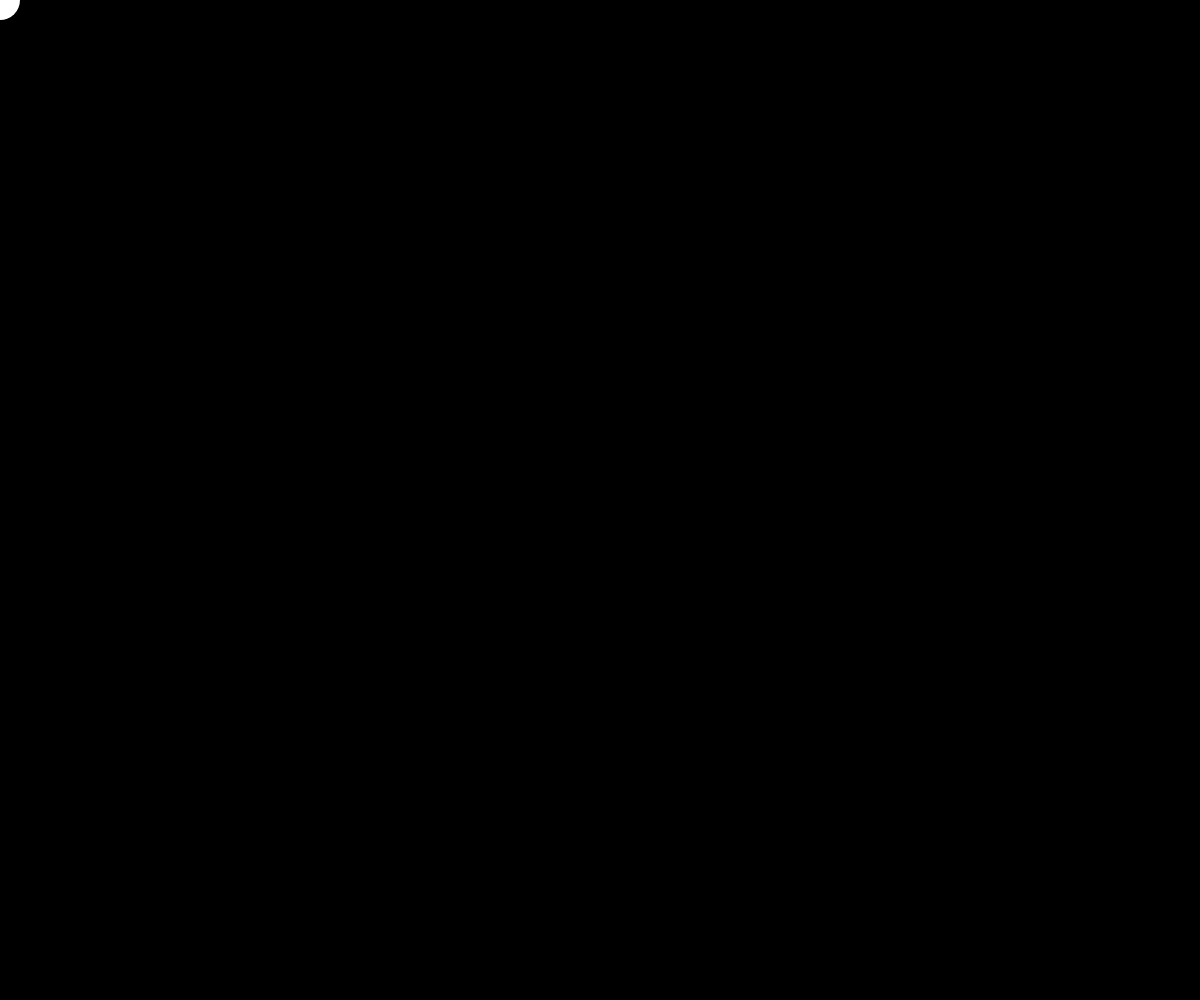
Frame 1 (no input)
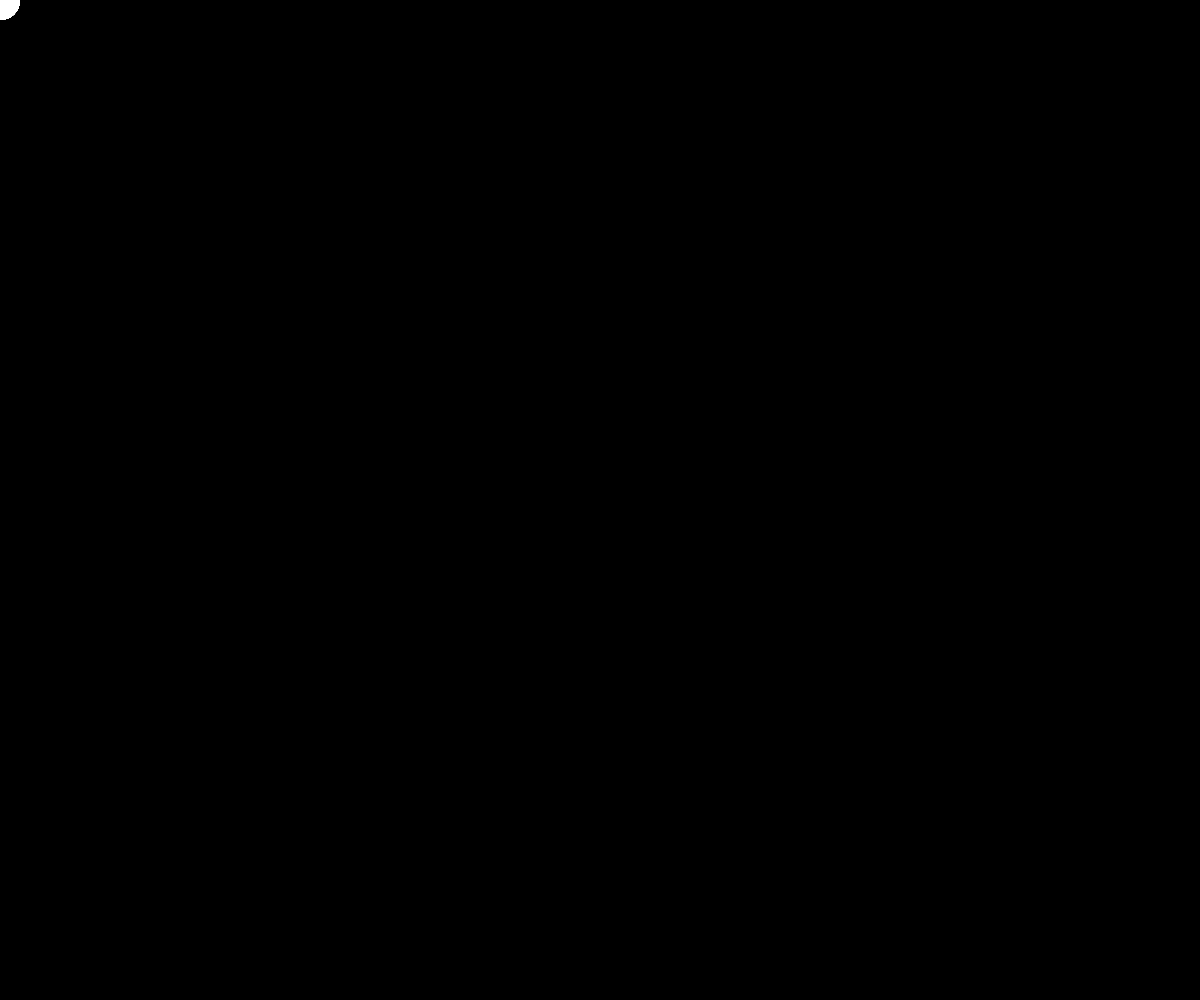
Frame 60 (no input)
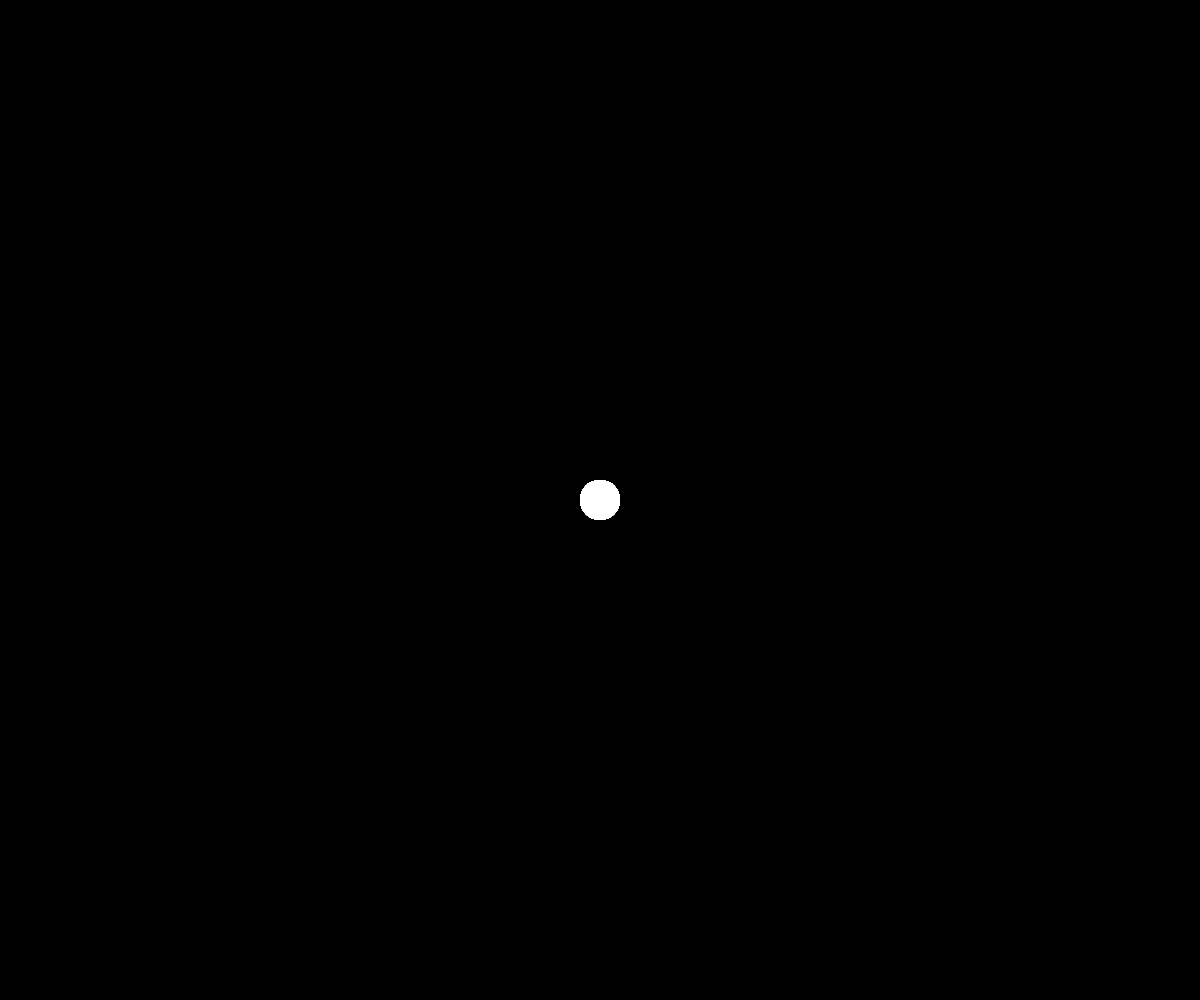
Frame 120 (the mouse pressed at the canvas centre since frame 60)

The p5.js sketch that drew these frames (run headless with seeded random() and noise() and a simulated clock; from frame 60 on, the mouse is pressed at the canvas centre):

// p5.js sketch
// ── sketch.js
var mTail = [];
function setup() {
  createCanvas(windowWidth,windowHeight);
  background(0);
  noStroke();
}

function draw() {
  background(0);
  noStroke();
  fill(255);
  ellipse(mouseX,mouseY,40,40);
  for(var i = 0; i < mTail.length; i++){
    stroke(255);
    strokeWeight(40);
    if(i>0){
      line(mTail[i].x,mTail[i].y,mTail[i-1].x,mTail[i-1].y);
    }
  }
  mTail.unshift({x:mouseX , y:mouseY});
  if(mTail.length>50){
    mTail.pop();
  }
}
